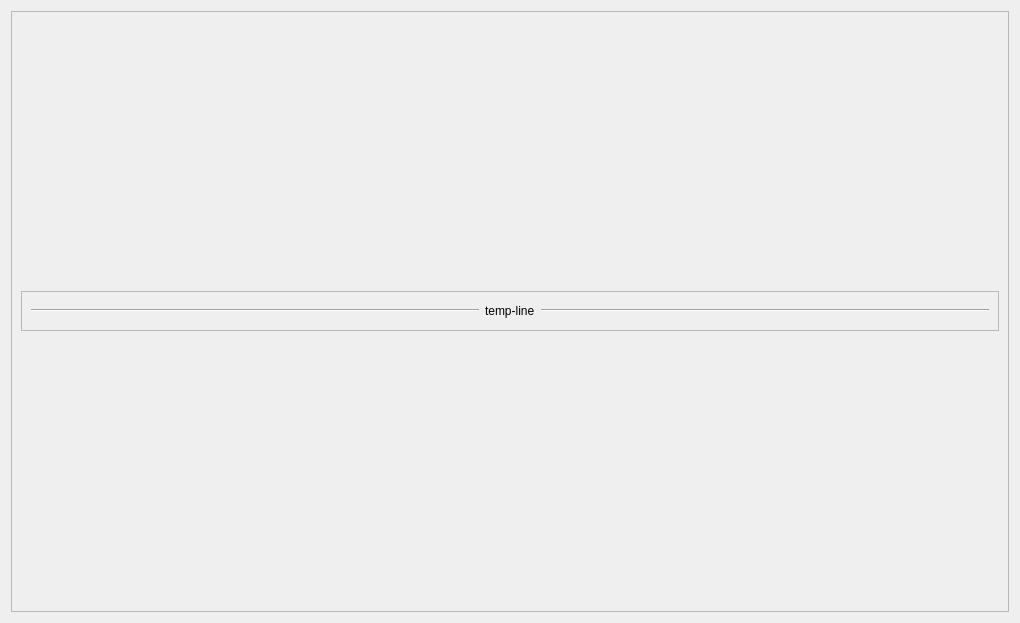
                <widget class="QWidget" name="scrollAreaWidgetContents_3">
                 <property name="geometry">
                  <rect>
                   <x>0</x>
                   <y>0</y>
                   <width>1020</width>
                   <height>623</height>
                  </rect>
                 </property>
                 <layout class="QGridLayout" name="gridLayout_16">
                  <item row="0" column="0" colspan="2">
                   <widget class="QFrame" name="frame_text">
                    <property name="minimumSize">
                     <size>
                      <width>0</width>
                      <height>200</height>
                     </size>
                    </property>
                    <property name="frameShape">
                     <enum>QFrame::StyledPanel</enum>
                    </property>
                    <property name="frameShadow">
                     <enum>QFrame::Raised</enum>
                    </property>
                    <layout class="QHBoxLayout" name="horizontalLayout_7">
                     <item>
                      <widget class="QFrame" name="frame_line">
                       <property name="maximumSize">
                        <size>
                         <width>600000</width>
                         <height>40</height>
                        </size>
                       </property>
                       <property name="frameShape">
                        <enum>QFrame::StyledPanel</enum>
                       </property>
                       <property name="frameShadow">
                        <enum>QFrame::Raised</enum>
                       </property>
                       <layout class="QHBoxLayout" name="horizontalLayout_8">
                        <item>
                         <widget class="Line" name="line_4">
                          <property name="orientation">
                           <enum>Qt::Horizontal</enum>
                          </property>
                         </widget>
                        </item>
                        <item>
                         <widget class="QLabel" name="label_5">
                          <property name="maximumSize">
                           <size>
                            <width>50</width>
                            <height>16777215</height>
                           </size>
                          </property>
                          <property name="text">
                           <string>temp-line</string>
                          </property>
                         </widget>
                        </item>
                        <item>
                         <widget class="Line" name="line_3">
                          <property name="orientation">
                           <enum>Qt::Horizontal</enum>
                          </property>
                         </widget>
                        </item>
                       </layout>
                      </widget>
                     </item>
                    </layout>
                   </widget>
                  </item>
                 </layout>
                </widget>
